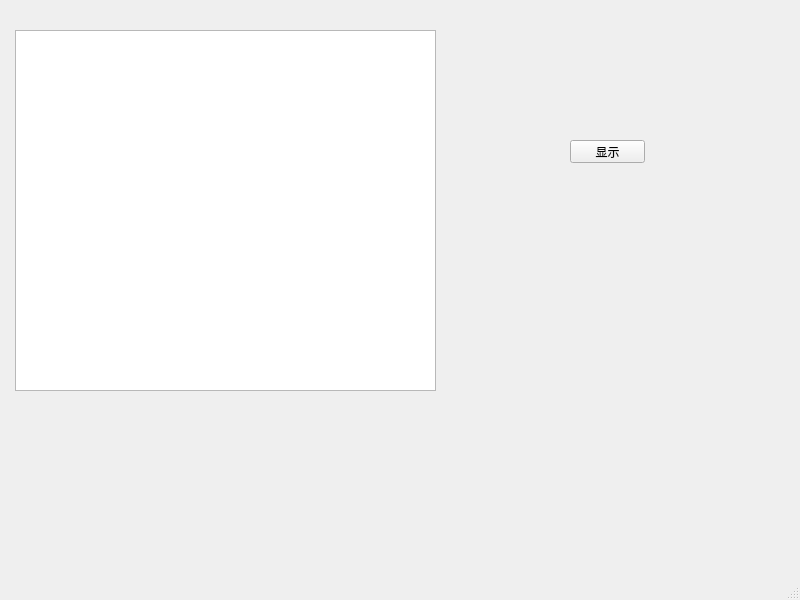
<?xml version="1.0" encoding="UTF-8"?>
<ui version="4.0">
 <class>userMainWindow</class>
 <widget class="QMainWindow" name="userMainWindow">
  <property name="geometry">
   <rect>
    <x>0</x>
    <y>0</y>
    <width>800</width>
    <height>600</height>
   </rect>
  </property>
  <property name="windowTitle">
   <string>MainWindow</string>
  </property>
  <widget class="QWidget" name="centralwidget">
   <widget class="QTableView" name="tableView">
    <property name="geometry">
     <rect>
      <x>15</x>
      <y>30</y>
      <width>421</width>
      <height>361</height>
     </rect>
    </property>
   </widget>
   <widget class="QPushButton" name="pushButton">
    <property name="geometry">
     <rect>
      <x>570</x>
      <y>140</y>
      <width>75</width>
      <height>23</height>
     </rect>
    </property>
    <property name="text">
     <string>显示</string>
    </property>
   </widget>
  </widget>
  <widget class="QMenuBar" name="menubar">
   <property name="geometry">
    <rect>
     <x>0</x>
     <y>0</y>
     <width>800</width>
     <height>23</height>
    </rect>
   </property>
  </widget>
  <widget class="QStatusBar" name="statusbar"/>
 </widget>
 <resources/>
 <connections/>
</ui>
